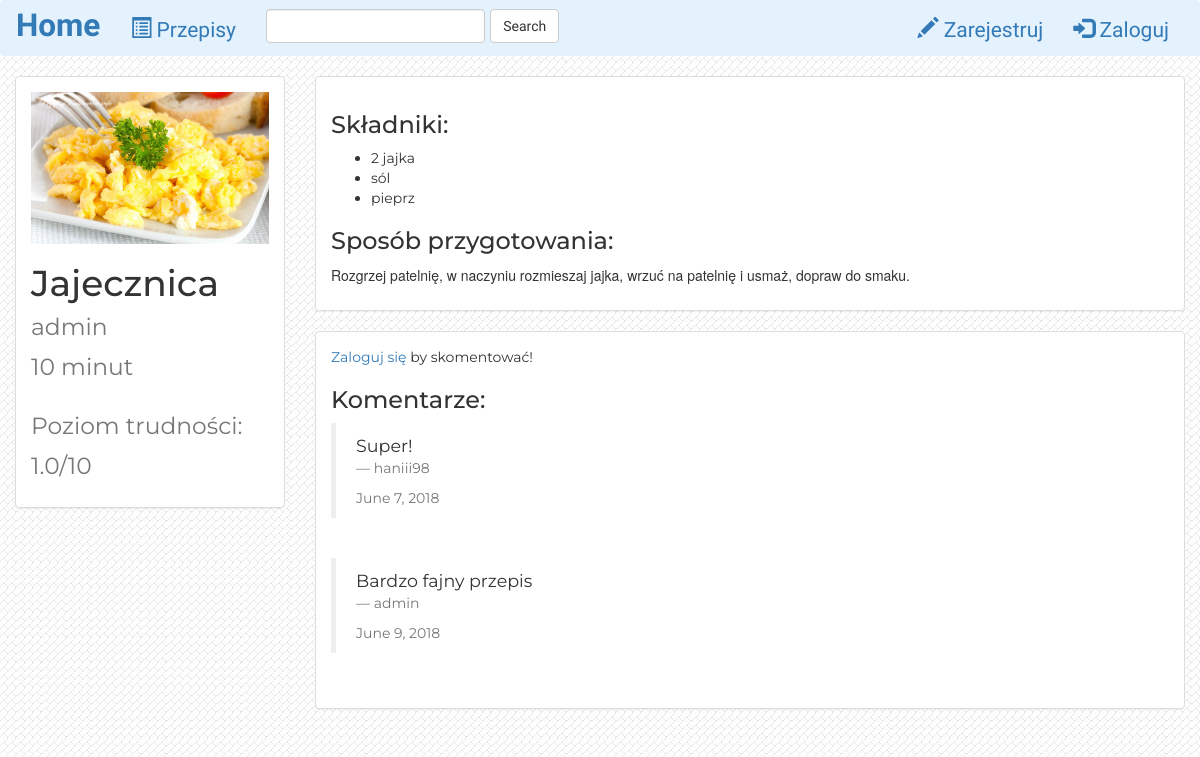
The page /recipes/2/ on the database as committed earlier.
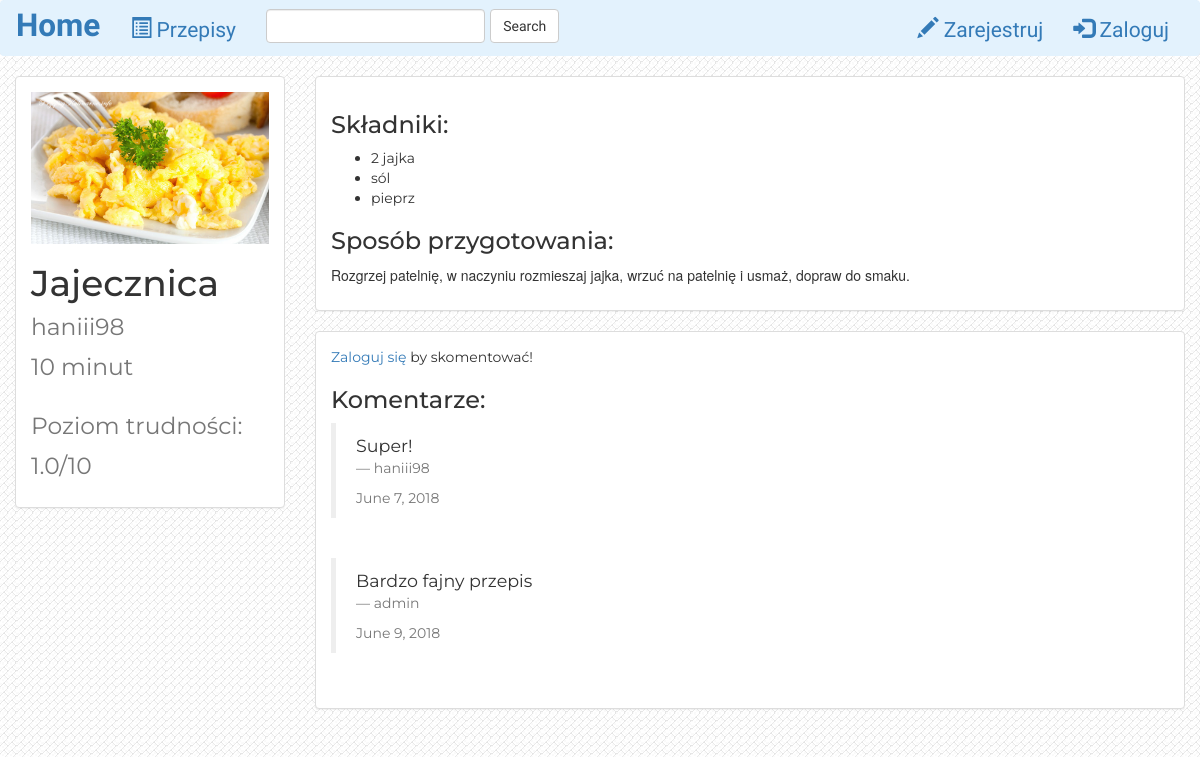
The same page on the database as committed later.
### recipes/models.py (models this page shows, shortened)
class Recipe(models.Model):
    name = models.CharField(max_length=100)
    time = models.IntegerField()
    difficulty = models.FloatField()
    ingridients = models.TextField()
    description = models.TextField()
    photo = models.FileField()
    is_favorite = models.BooleanField(default=False)
    user = models.ForeignKey(User, default=1)
    def splitingr(self):
        return (self.ingridients).split(",")
    def __str__(self):
        return self.name

### recipes/views.py (the view)
# urls.py: url(r'^(?P<pk>[0-9]+)/$', views.DetailView.as_view(), name='detail'),
class DetailView(generic.DetailView):
    model = Recipe
    template_name = 'recipes/detail.html'

### recipes/templates/recipes/detail.html (shortened to what this page needs)
{% extends 'recipes/base.html' %}
{% block body %}
<div class="container-fluid detail-container">
    <div class="row">
        <div class="col-sm-4 col-md-3">
            <div class="panel panel-default">
                <div class="panel-body">
                    <a href="{% url 'recipes:detail' recipe.id %}">
                        {% if recipe.photo %}
                            <img src="{{ recipe.photo.url }}" class="img-responsive">
                        {% else %}
                            <h3>No image to display</h3>
                        {% endif %}
                    </a>
                    <h1 class="det">{{ recipe.name }} <br> <small>{{ recipe.user }}<br>{{ recipe.time }} minut</small></h1>
                    <h1 class="det"><small>Poziom trudności: {{ recipe.difficulty }}/10</small></h1>
                </div>
            </div>
        </div>
        <div class="col-sm-8 col-md-9">
            <div class="panel panel-default">
                <div class="panel-body">
                    <h3 class="det">Składniki:</h3>
                    <ul>
                    {% for ingridient in recipe.splitingr %}
                    <li class="det">{{ ingridient }}</li>
                    {% endfor %}
                    </ul>
                    <h3 class="det">Sposób przygotowania:</h3>
                    <p font-family="Montserrat">{{ recipe.description|safe|linebreaks }}</p>
                </div>
            </div>
        <div class="panel panel-default">
                <div class="panel-body det">
                    {% if user.is_active %}
                    <p class="det"> <a href="{% url 'recipes:comment' %}?recipe={{ recipe.id }}">Skomentuj ten przepis!</a> </p>
                    {% else %}
                    <p class="det"><a href="{% url 'recipes:login_user' %}">Zaloguj się</a> by skomentować!</p>
                    {% endif %}
                    <h3 class="det">Komentarze:</h3>
                {% for comment in recipe.comment_set.all %}
                    <blockquote>{{ comment.content }}
                    <footer>{{ comment.user }}<p>         </p>{{ comment.time }} <br></footer>
                    </blockquote>
                    <br>
                    {% endfor %}
                </div></div>
        </div>
    </div>
</div>
{% endblock %}

Rows that differ between the two databases and show on the page:
changed Recipe "Jajecznica": user "admin" → "haniii98"
